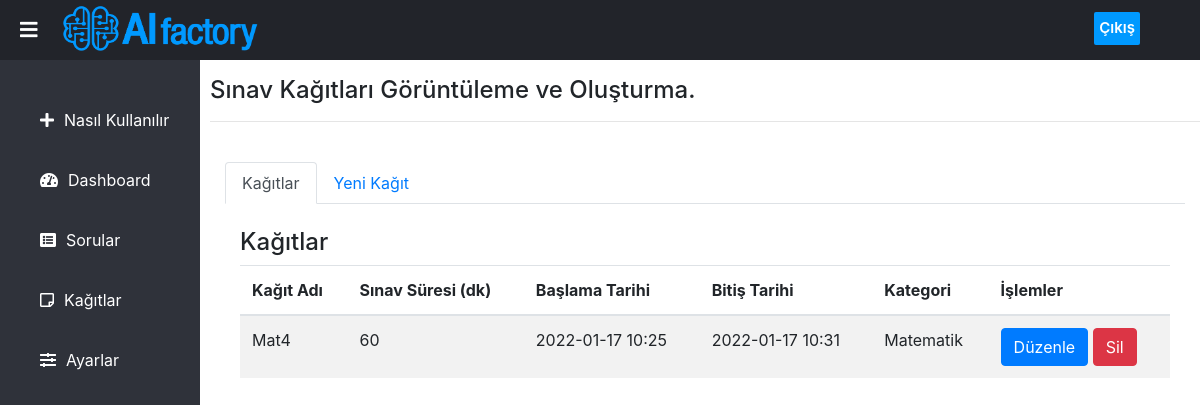
The app's page /papers.php (signed in) with its own data.
### tables this page shows
CREATE TABLE `papers` (
  `paper_id` int(11) NOT NULL,
  `paper_name` varchar(55) NOT NULL,
  `min_pass_score` int(3) NOT NULL,
  `mark_per_question` int(3) NOT NULL,
  `paper_duration` int(11) NOT NULL,
  `start_date` datetime NOT NULL,
  `end_date` datetime NOT NULL,
  `category` varchar(20) NOT NULL,
  `questions` varchar(1000) NOT NULL
);

### papers.php (the view, shortened to what this page needs)
<?php
    include_once 'sidebar.php';
    include_once 'connect.php';
      $us_cat = $_SESSION['userCategory'];
      $categories = explode(",", $us_cat);
?>
<div class="content">
    <section>
        <h4 class="mt-3">Sınav Kağıtları Görüntüleme ve Oluşturma.</h4><hr>
        <div class="container mt-3">
            <br>
            <ul class="nav nav-tabs" id="myTab">
                <li class="nav-item">
                    <a href="#home" class="nav-link active" data-toggle="tab">Kağıtlar</a>
                </li>
                <li>
                    <a href="#menu1" class="nav-link" data-toggle="tab">Yeni Kağıt</a>
                </li>
            </ul>
            <div class="tab-content">
                <div id="home" class="container tab-pane active">
                    <br>
                    <h4>Kağıtlar</h4>
                    <table class="table table-striped">
                        <thead>
                            <tr>
                                <th scope="col">Kağıt Adı</th>
                                <th scope="col">Sınav Süresi (dk)</th>
                                <th scope="col">Başlama Tarihi</th>
                                <th scope="col">Bitiş Tarihi</th>
                                <th scope="col">Kategori</th>
                                <th scope="col">İşlemler</th>
                            </tr>
                        </thead>
                        <tbody>
                            <?php
                              for ($i = 0; $i < count($categories); $i++){
                                $result = mysqli_query($link, "SELECT paper_id, paper_name, paper_duration, start_date, end_date, category FROM papers WHERE category = '$categories[$i]' ORDER BY paper_id DESC");
                                  if($result -> num_rows > 0){
                                    while($row = mysqli_fetch_array($result)){
                                      $temp=$row['paper_id'];
                            ?>
                                <tr>
                                    <td><?php echo $row['paper_name'];?></td>
                                    <td><?php echo $row['paper_duration'];?></td>
                                    <td><?php echo date("Y-m-d H:i",strtotime($row['start_date']));?></td>
                                    <td><?php echo date("Y-m-d H:i",strtotime($row['end_date'])); ?></td>
                                    <td><?php echo $row['category'];?></td>
                                    <td>
                                        <a class="btn btn-primary" href="./components/edit_paper.php?paperid=<?php echo $temp; ?>">Düzenle</a>
                                        <a class="btn btn-danger" href="./components/delete_paper.php?paperid=<?php echo $temp; ?>">Sil</a>
                                </tr>
                                <?php
                                }
                              }
                                  }
                                ?>
                        </tbody>
                    </table>
                </div>
            </div>
        </div>
    </section>
</div>

### Styles/style.css (style rules this page uses)
body { margin: 0px; padding: 0px; font-family: 'Roboto', sans-serif; }
.content { margin-left: 210px; transition:0.5s; }
section { padding-top: 60px; height: 100vh; }

### records on screen
papers: paper_name "Mat4", paper_duration "60", start_date "2022-01-17 10:25", end_date "2022-01-17 10:31", category "Matematik"
